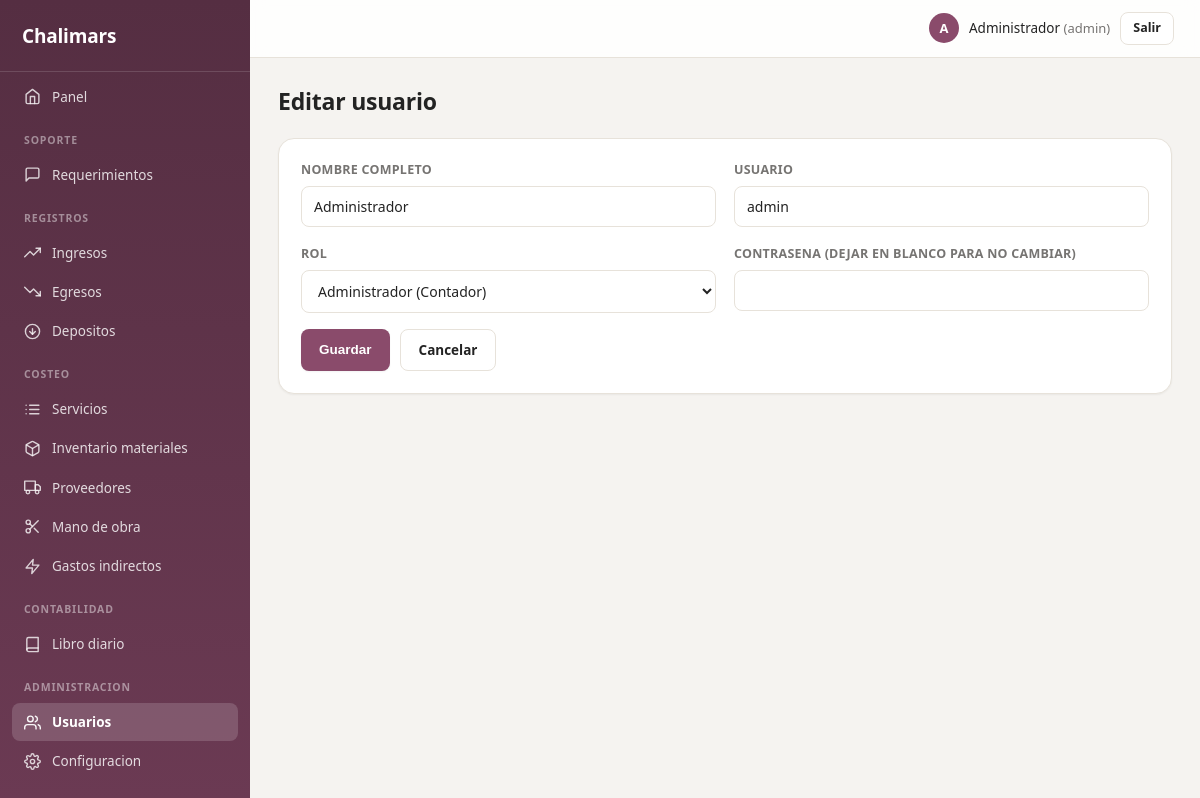
Screenshot of /usuarios/form.php?id=1 (signed in) with the database file from the repository.
### tables this page shows
CREATE TABLE configuracion (
    id INT PRIMARY KEY DEFAULT 1,
    nombre_negocio VARCHAR(150) NOT NULL DEFAULT 'Chalimars',
    logo VARCHAR(255) NULL,
    color_primario VARCHAR(7) NOT NULL DEFAULT '#8a4b6b',
    updated_at TIMESTAMP DEFAULT CURRENT_TIMESTAMP ON UPDATE CURRENT_TIMESTAMP
);

CREATE TABLE usuarios (
    id INT AUTO_INCREMENT PRIMARY KEY,
    username VARCHAR(50) NOT NULL UNIQUE,
    password VARCHAR(255) NOT NULL,
    nombre_completo VARCHAR(150) NOT NULL,
    rol ENUM('admin','desarrollador','cajero') NOT NULL DEFAULT 'admin',
    activo TINYINT(1) NOT NULL DEFAULT 1,
    created_at TIMESTAMP DEFAULT CURRENT_TIMESTAMP
);

### includes/functions.php (called while the page is built, shortened)
<?php
function h($value) {
    return htmlspecialchars((string)($value ?? ''), ENT_QUOTES, 'UTF-8');
}
function get_config(PDO $pdo) {
    static $config = null;
    if ($config === null) {
        $stmt = $pdo->query('SELECT * FROM configuracion WHERE id = 1');
        $config = $stmt->fetch() ?: [
            'nombre_negocio' => 'Chalimars',
            'logo' => null,
            'color_primario' => '#8a4b6b',
        ];
    }
    return $config;
}

### includes/auth.php (called while the page is built, shortened)
<?php
function current_user() {
    return $_SESSION['user'] ?? null;
}
function is_admin() {
    $user = current_user();
    return $user && in_array($user['rol'], ['admin', 'desarrollador'], true);
}

### usuarios/form.php (the view, shortened to what this page needs)
<?php
require_once __DIR__ . '/../includes/bootstrap.php';
$id = isset($_GET['id']) ? (int)$_GET['id'] : null;
$usuario = ['id' => null, 'username' => '', 'nombre_completo' => '', 'rol' => 'admin', 'activo' => 1];
if ($id) {
    $stmt = $pdo->prepare('SELECT * FROM usuarios WHERE id = ?');
    $stmt->execute([$id]);
    $found = $stmt->fetch();
    $usuario = $found;
}
$pageTitle = $id ? 'Editar usuario' : 'Nuevo usuario';
require __DIR__ . '/../includes/header.php';
?>
<div class="page-header"><h1><?= h($pageTitle) ?></h1></div>
<div class="panel">
    <form method="post">
        <div class="form-grid">
            <div class="field">
                <label>Nombre completo</label>
                <input type="text" name="nombre_completo" value="<?= h($usuario['nombre_completo']) ?>" required>
            </div>
            <div class="field">
                <label>Usuario</label>
                <input type="text" name="username" value="<?= h($usuario['username']) ?>" required>
            </div>
            <div class="field">
                <label>Rol</label>
                <select name="rol">
                    <option value="admin" <?= $usuario['rol'] === 'admin' ? 'selected' : '' ?>>Administrador (Contador)</option>
                </select>
            </div>
            <div class="field">
                <label>Contrasena <?= $id ? '(dejar en blanco para no cambiar)' : '' ?></label>
                <input type="password" name="password" autocomplete="new-password">
            </div>
        </div>
        <div class="actions" style="margin-top:16px;">
            <button type="submit" class="btn">Guardar</button>
            <a class="btn btn-secondary" href="<?= BASE_URL ?>usuarios/index.php">Cancelar</a>
        </div>
    </form>
</div>
<?php require __DIR__ . '/../includes/footer.php'; ?>

### includes/header.php (shortened to what this page needs)
<?php
$user = current_user();
$config = isset($pdo) ? get_config($pdo) : ['nombre_negocio' => 'Chalimars', 'logo' => null, 'color_primario' => '#8a4b6b'];
$pageTitle = $pageTitle ?? 'Chalimars';
$currentDir = trim(str_replace('\\', '/', dirname($_SERVER['SCRIPT_NAME'] ?? '')), '/');
$currentDir = basename($currentDir);
$currentFile = basename($_SERVER['SCRIPT_NAME'] ?? '');
function nav_active($section, $currentDir, $currentFile = null) {
    if ($section === '') {
        return $currentDir === '' && $currentFile === 'index.php';
    }
    return $currentDir === $section;
}
$navItems = [
    ['section' => '', 'url' => 'index.php', 'label' => 'Panel',
        'icon' => '<path d="M3 9l9-7 9 7v11a2 2 0 0 1-2 2H5a2 2 0 0 1-2-2z"></path><path d="M9 22V12h6v10"></path>'],
];
if (is_admin()) {
    $navGroups['Contabilidad'] = [
        ['section' => 'contabilidad', 'url' => 'contabilidad/index.php', 'label' => 'Libro diario',
            'icon' => '<path d="M4 19.5A2.5 2.5 0 0 1 6.5 17H20"></path><path d="M6.5 2H20v20H6.5A2.5 2.5 0 0 1 4 19.5v-15A2.5 2.5 0 0 1 6.5 2z"></path>'],
    ];
    $navGroups['Administracion'] = [
        ['section' => 'usuarios', 'url' => 'usuarios/index.php', 'label' => 'Usuarios',
            'icon' => '<path d="M17 21v-2a4 4 0 0 0-4-4H5a4 4 0 0 0-4 4v2"></path><circle cx="9" cy="7" r="4"></circle><path d="M23 21v-2a4 4 0 0 0-3-3.87"></path><path d="M16 3.13a4 4 0 0 1 0 7.75"></path>'],
        ['section' => 'configuracion', 'url' => 'configuracion/index.php', 'label' => 'Configuracion',
            'icon' => '<circle cx="12" cy="12" r="3"></circle><path d="M19.4 15a1.65 1.65 0 0 0 .33 1.82l.06.06a2 2 0 0 1 0 2.83 2 2 0 0 1-2.83 0l-.06-.06a1.65 1.65 0 0 0-1.82-.33 1.65 1.65 0 0 0-1 1.51V21a2 2 0 0 1-2 2 2 2 0 0 1-2-2v-.09A1.65 1.65 0 0 0 9 19.4a1.65 1.65 0 0 0-1.82.33l-.06.06a2 2 0 0 1-2.83 0 2 2 0 0 1 0-2.83l.06-.06a1.65 1.65 0 0 0 .33-1.82 1.65 1.65 0 0 0-1.51-1H3a2 2 0 0 1-2-2 2 2 0 0 1 2-2h.09A1.65 1.65 0 0 0 4.6 9a1.65 1.65 0 0 0-.33-1.82l-.06-.06a2 2 0 0 1 0-2.83 2 2 0 0 1 2.83 0l.06.06a1.65 1.65 0 0 0 1.82.33H9a1.65 1.65 0 0 0 1-1.51V3a2 2 0 0 1 2-2 2 2 0 0 1 2 2v.09a1.65 1.65 0 0 0 1 1.51 1.65 1.65 0 0 0 1.82-.33l.06-.06a2 2 0 0 1 2.83 0 2 2 0 0 1 0 2.83l-.06.06a1.65 1.65 0 0 0-.33 1.82V9a1.65 1.65 0 0 0 1.51 1H21a2 2 0 0 1 2 2 2 2 0 0 1-2 2h-.09a1.65 1.65 0 0 0-1.51 1z"></path>'],
    ];
}
function render_nav_link($item, $currentDir, $currentFile) {
    $active = nav_active($item['section'], $currentDir, $currentFile);
    printf(
        '<a href="%s%s" class="%s"><svg class="nav-icon" viewBox="0 0 24 24" fill="none" stroke="currentColor" stroke-width="2" stroke-linecap="round" stroke-linejoin="round">%s</svg><span>%s</span></a>',
        BASE_URL, h($item['url']), $active ? 'active' : '', $item['icon'], h($item['label'])
    );
}
$cssPath = BASE_PATH . '/assets/css/style.css';
$cssVersion = file_exists($cssPath) ? filemtime($cssPath) : time();
?>
<!DOCTYPE html>
<html lang="es">
<head>
<link rel="stylesheet" href="<?= BASE_URL ?>assets/css/style.css?v=<?= $cssVersion ?>">
</head>
<body>
<div class="app">
    <aside class="sidebar">
        <div class="brand">
            <span><?= h($config['nombre_negocio']) ?></span>
        </div>
        <nav>
            <?php render_nav_link($navItems[0], $currentDir, $currentFile); ?>
            <?php foreach ($navGroups as $groupLabel => $items): ?>
                <div class="nav-group"><?= h($groupLabel) ?></div>
                <?php foreach ($items as $item): ?>
                    <?php render_nav_link($item, $currentDir, $currentFile); ?>
                <?php endforeach; ?>
            <?php endforeach; ?>
        </nav>
    </aside>
    <div class="main">
        <header class="topbar">
            <div class="user-info">
                <span class="user-avatar"><?= h(mb_substr($user['nombre_completo'] ?? '?', 0, 1)) ?></span>
                <span><?= h($user['nombre_completo'] ?? '') ?> <span class="muted">(<?= h($user['rol'] ?? '') ?>)</span></span>
                <a href="<?= BASE_URL ?>logout.php" class="btn btn-sm btn-secondary">Salir</a>
            </div>
        </header>
        <main class="content">

### assets/css/style.css (style rules this page uses)
:root { --primary: #8a4b6b; --primary-dark: #6d3a54; --primary-darker: #4a2839; --primary-soft: color-mix(in srgb, var(--primary) 12%, white); --bg: #f5f3f0; --panel: #ffffff; --text: #232323; --muted: #767472; --border: #e7e2da; --border-soft: #f0ece5; --success: #1e7d3c; --success-bg: #e6f5ea; --error: #c4293a; --error-bg: #fbe9eb; --radius-sm: 8px; --radius: 12px; --radius-lg: 16px; --shadow-sm: 0 1px 2px rgba(20, 15, 10, 0.05); --shadow: 0 4px 16px rgba(20, 15, 10, 0.06), 0 1px 3px rgba(20, 15, 10, 0.05); --shadow-lg: 0 12px 32px rgba(20, 15, 10, 0.12); --font: "Segoe UI", -apple-system, BlinkMacSystemFont, "Inter", Roboto, Helvetica, Arial, sans-serif; }
* { box-sizing: border-box; }
html { -webkit-font-smoothing: antialiased; }
body { margin: 0; font-family: var(--font); background: var(--bg); color: var(--text); font-size: 14.5px; line-height: 1.5; }
a { color: var(--primary); text-decoration: none; }
h1, h2, h3 { font-weight: 700; letter-spacing: -0.01em; }
.app { display: flex; min-height: 100vh; }
.sidebar { width: 250px; flex-shrink: 0; background: linear-gradient(180deg, var(--primary-darker), var(--primary-dark)); color: #fff; padding: 22px 0 24px; display: flex; flex-direction: column; position: sticky; top: 0; height: 100vh; overflow-y: auto; }
.sidebar .brand { display: flex; align-items: center; gap: 10px; font-size: 19px; font-weight: 800; letter-spacing: -0.01em; padding: 0 22px 20px; margin-bottom: 6px; border-bottom: 1px solid rgba(255,255,255,0.14); }
.sidebar nav { display: flex; flex-direction: column; gap: 1px; padding: 0 12px; }
.sidebar nav a { display: flex; align-items: center; gap: 11px; color: rgba(255,255,255,0.82); padding: 9px 12px; border-radius: var(--radius-sm); font-size: 13.5px; font-weight: 500; transition: background 0.15s ease, color 0.15s ease; }
.sidebar nav a.active { background: rgba(255,255,255,0.16); color: #fff; font-weight: 600; }
.nav-icon { width: 17px; height: 17px; flex-shrink: 0; opacity: 0.95; }
.sidebar .nav-group { color: rgba(255,255,255,0.45); font-size: 10.5px; font-weight: 700; text-transform: uppercase; letter-spacing: 0.08em; padding: 16px 12px 6px; }
.main { flex: 1; display: flex; flex-direction: column; min-width: 0; }
.topbar { background: rgba(255,255,255,0.85); backdrop-filter: blur(8px); border-bottom: 1px solid var(--border); padding: 12px 26px; display: flex; justify-content: space-between; align-items: center; flex-wrap: wrap; gap: 10px; position: sticky; top: 0; z-index: 10; }
.user-info { font-size: 13.5px; color: var(--text); display: flex; align-items: center; gap: 10px; }
.user-avatar { width: 30px; height: 30px; border-radius: 50%; background: var(--primary); color: #fff; display: inline-flex; align-items: center; justify-content: center; font-weight: 700; font-size: 13px; text-transform: uppercase; }
.content { padding: 26px 28px 40px; flex: 1; }
.panel { background: var(--panel); border: 1px solid var(--border); border-radius: var(--radius-lg); box-shadow: var(--shadow-sm); padding: 22px; margin-bottom: 22px; }
.page-header { display: flex; justify-content: space-between; align-items: center; margin-bottom: 20px; flex-wrap: wrap; gap: 10px; }
.page-header h1 { margin: 0; font-size: 23px; }
.btn { display: inline-flex; align-items: center; gap: 6px; background: var(--primary); color: #fff; border: none; padding: 10px 18px; border-radius: var(--radius-sm); cursor: pointer; font-size: 13.5px; font-weight: 600; text-decoration: none; transition: background 0.15s ease, transform 0.1s ease, box-shadow 0.15s ease; box-shadow: var(--shadow-sm); }
.btn-secondary { background: var(--panel); color: var(--text); border: 1px solid var(--border); box-shadow: none; }
.btn-sm { padding: 6px 12px; font-size: 12.5px; }
.form-grid { display: grid; grid-template-columns: repeat(2, 1fr); gap: 18px; }
.field { display: flex; flex-direction: column; gap: 6px; }
label { font-size: 12.5px; font-weight: 700; color: var(--muted); text-transform: uppercase; letter-spacing: 0.02em; }
input, select, textarea { padding: 10px 12px; border: 1px solid var(--border); border-radius: var(--radius-sm); font-size: 14px; font-family: inherit; background: #fff; color: var(--text); transition: border-color 0.15s ease, box-shadow 0.15s ease; }
.actions { display: flex; gap: 10px; flex-wrap: wrap; }
.muted { color: var(--muted); font-size: 13px; }

### rows the page displays
configuracion: nombre_negocio "Chalimars"
usuarios: nombre_completo "A", nombre_completo "Administrador", rol "admin", username "admin", rol "Administrador (Contador)"

### other values shown
$item['label'] "Panel"
$groupLabel "SOPORTE"
$item['label'] "Requerimientos"
$groupLabel "REGISTROS"
$item['label'] "Ingresos"
$item['label'] "Egresos"
$item['label'] "Depositos"
$groupLabel "COSTEO"
$item['label'] "Servicios"
$item['label'] "Inventario materiales"
$item['label'] "Proveedores"
$item['label'] "Mano de obra"
$item['label'] "Gastos indirectos"
$groupLabel "CONTABILIDAD"
$item['label'] "Libro diario"
